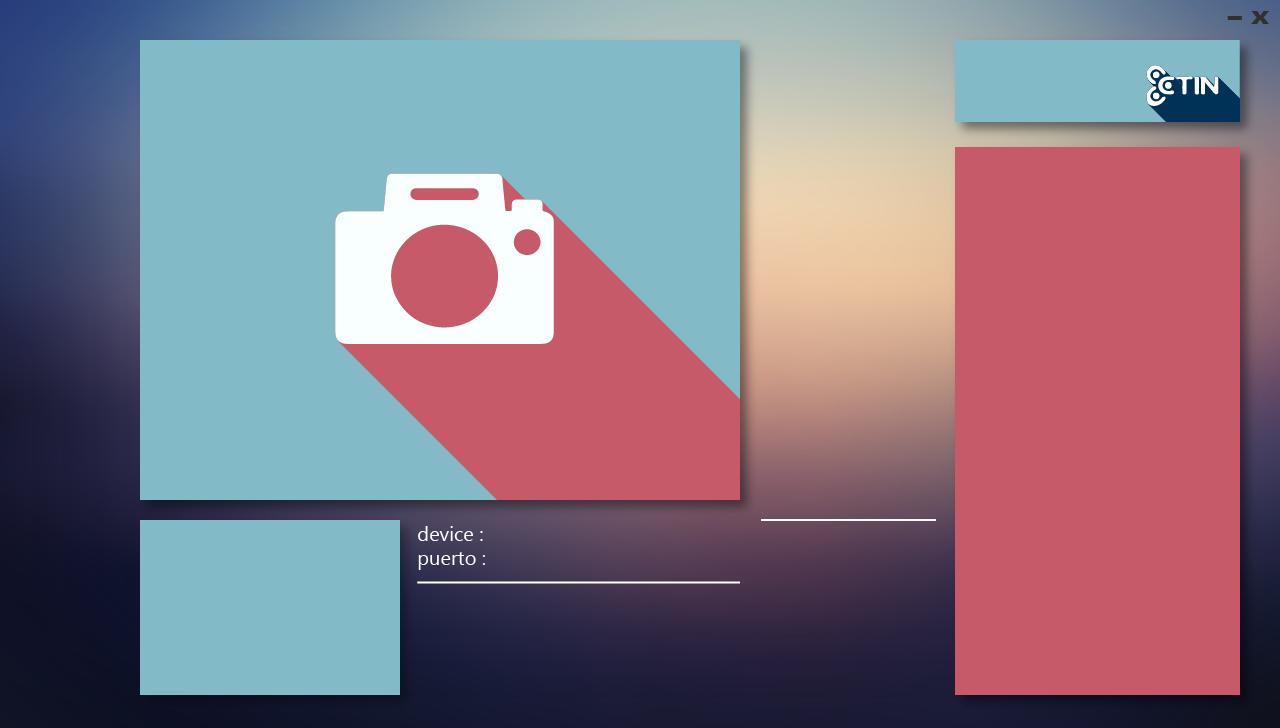
#> input picture Software/src/Fondo.png, 1280 x 728 px
$ python -i findCorners.py   (imports and definitions only)
#> lines starting #> are read from the running program, lines starting #| are printed output that depends on the picture
#!/usr/bin/python
# -*- coding: utf-8 -*-

#--------Librerías--------
import cv2
import numpy as np

class findCorners():

	def __init__(self,img):
		self.img = img

	# [53 lines left out: functions findIt, trainKNN, not called in this run]

	def drawSquare(self):
		img = self.img
		cx,cy = self.findIt(img)
		for i in range(len(cx)):
			cv2.circle(img,(cx[i],cy[i]), 5, (0,0,255), -1)
		cv2.imshow("Imagen",img)

	# [18 lines left out: function cutTable, not called in this run]

>>> import cv2
>>> picture = cv2.imread('src/Fondo.png', cv2.IMREAD_GRAYSCALE)
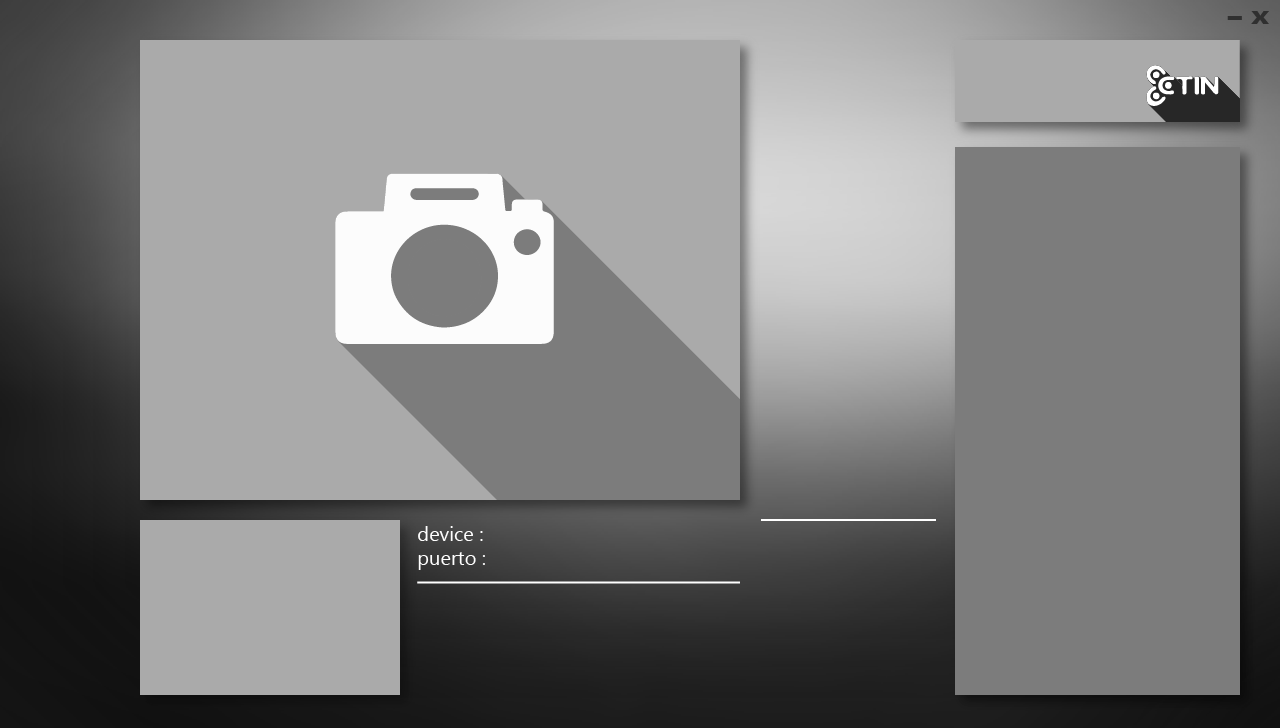
#> picture: shape (728, 1280); min 11, max 255, mean 124.5
#> (the run stopped early here; a loop or call above may not have finished)
